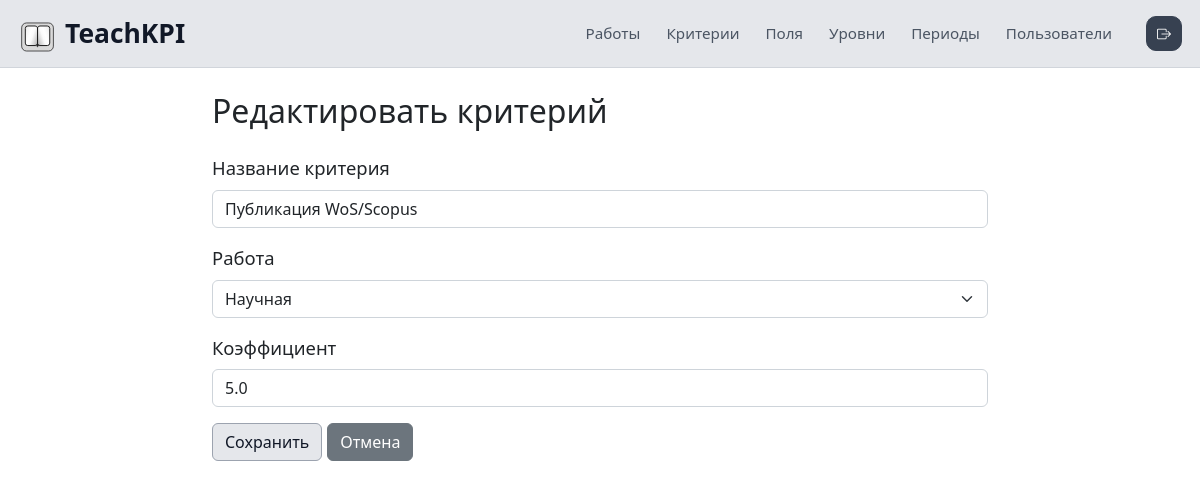
/dashboard/criterions/7/edit/ (signed in), run on the app's committed database.
### main/models.py (models this page shows, shortened)
class Criterion(models.Model):
    id = models.AutoField(primary_key=True, db_column='ID')
    name = models.CharField(
        max_length=255,
        unique=True,
        db_column='Name',
        verbose_name='Название',
    )
    work = models.ForeignKey(
        Work,
        on_delete=models.CASCADE,
        db_column='WorksID',
        related_name='criterions',
        verbose_name='Работа',
    )
    ratio = models.FloatField(default=1.0, db_column='Ratio', verbose_name='Коэффициент')
    class Meta:
        db_table = 'criterions'

class Work(models.Model):
    id = models.AutoField(primary_key=True, db_column='ID')
    name = models.CharField(max_length=255, unique=True, db_column='Name')
    class Meta:
        db_table = 'Works'
    def __str__(self):
        return self.name

### main/views.py (the view)
# urls.py: path('criterions/<int:pk>/edit/', views.CriterionUpdateView.as_view(), name='criterion_update'),
class CriterionUpdateView(AdminRequiredMixin, UpdateView):
    model = Criterion
    fields = ['name', 'work', 'ratio']
    template_name = 'main/criterion/criterion_form.html'
    success_url = reverse_lazy('criterion_list')

### main/views.py (called while the page is built)
def is_admin(user):
    return user.is_authenticated and user.role == 'admin'

    @method_decorator(user_passes_test(is_admin))
    def dispatch(self, *args, **kwargs):
        return super().dispatch(*args, **kwargs)

### main/templates/main/criterion/criterion_form.html (shortened to what this page needs)
{% extends 'main/base_dashboard.html' %}
{% block content %}
<div class="row">
    <div class="col-md-8 offset-md-2">
        <h2 class="mb-4">{% if object %}Редактировать критерий{% else %}Создать критерий{% endif %}</h2>
        <form method="post">
            <div class="mb-3">
                <label for="{{ form.name.id_for_label }}" class="form-label">Название критерия</label>
                <input type="text" name="{{ form.name.name }}" id="{{ form.name.id_for_label }}"
                       class="form-control {% if form.name.errors %}is-invalid{% endif %}"
                       value="{{ form.name.value|default:'' }}">
            </div>
            <div class="mb-3">
                <label for="{{ form.work.id_for_label }}" class="form-label">Работа</label>
                <select name="{{ form.work.name }}" id="{{ form.work.id_for_label }}"
                        class="form-select {% if form.work.errors %}is-invalid{% endif %}">
                    {% for choice in form.work.field.choices %}
                        <option value="{{ choice.0 }}" {% if form.work.value == choice.0 or form.work.value|stringformat:"s" == choice.0|stringformat:"s" %}selected{% endif %}>{{ choice.1 }}</option>
                    {% endfor %}
                </select>
            </div>
            <div class="mb-3">
                <label for="{{ form.ratio.id_for_label }}" class="form-label">Коэффициент</label>
                <input type="number" name="{{ form.ratio.name }}" id="{{ form.ratio.id_for_label }}"
                       class="form-control {% if form.ratio.errors %}is-invalid{% endif %}"
                       value="{{ form.ratio.value|default:'' }}" step="any">
            </div>
            <button type="submit" class="btn btn-primary">Сохранить</button>
            <a href="{% url 'criterion_list' %}" class="btn btn-secondary">Отмена</a>
        </form>
    </div>
</div>
{% endblock %}

### main/templates/main/base_dashboard.html (style rules this page uses)
body { font-size: 1.15rem; }
.admin-main .btn-primary, .admin-main .btn-success, .admin-main .btn-info, .admin-main .btn-warning { background-color: #e5e7eb; border-color: #9ca3af; color: #111827; }

### data on the page
Criterion: name "Публикация WoS/Scopus", ratio "5.0"
Work: work "Научная"
